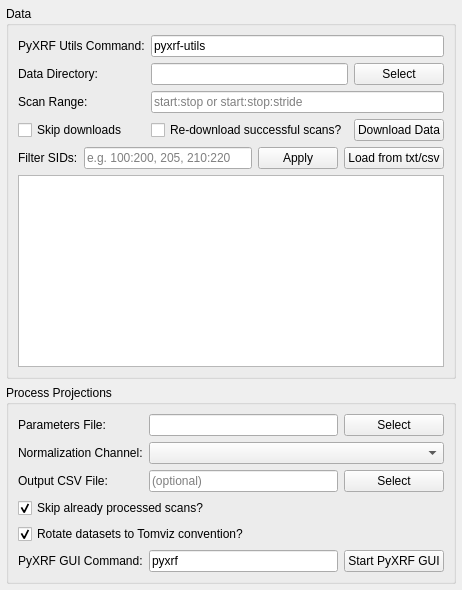
<?xml version="1.0" encoding="UTF-8"?>
<ui version="4.0">
 <class>PyXRFWidget</class>
 <widget class="QWidget" name="PyXRFWidget">
  <layout class="QVBoxLayout" name="mainLayout">
   <property name="leftMargin">
    <number>6</number>
   </property>
   <property name="topMargin">
    <number>6</number>
   </property>
   <property name="rightMargin">
    <number>6</number>
   </property>
   <property name="bottomMargin">
    <number>6</number>
   </property>

   <!-- Data Section -->
   <item>
    <widget class="QGroupBox" name="dataGroup">
     <property name="title">
      <string>Data</string>
     </property>
     <layout class="QGridLayout" name="dataGridLayout">
      <item row="0" column="0">
       <widget class="QLabel" name="commandLabel">
        <property name="text">
         <string>PyXRF Utils Command:</string>
        </property>
       </widget>
      </item>
      <item row="0" column="1" colspan="2">
       <widget class="QLineEdit" name="command">
        <property name="text">
         <string>pyxrf-utils</string>
        </property>
       </widget>
      </item>
      <item row="1" column="0">
       <widget class="QLabel" name="workingDirectoryLabel">
        <property name="text">
         <string>Data Directory:</string>
        </property>
        <property name="buddy">
         <cstring>workingDirectory</cstring>
        </property>
       </widget>
      </item>
      <item row="1" column="1">
       <widget class="QLineEdit" name="workingDirectory"/>
      </item>
      <item row="1" column="2">
       <widget class="QPushButton" name="selectWorkingDirectory">
        <property name="text">
         <string>Select</string>
        </property>
       </widget>
      </item>
      <item row="2" column="0">
       <widget class="QLabel" name="scanRangeLabel">
        <property name="text">
         <string>Scan Range:</string>
        </property>
        <property name="buddy">
         <cstring>scanRange</cstring>
        </property>
       </widget>
      </item>
      <item row="2" column="1" colspan="2">
       <widget class="QLineEdit" name="scanRange">
        <property name="placeholderText">
         <string>start:stop or start:stop:stride</string>
        </property>
       </widget>
      </item>
      <item row="3" column="0">
       <widget class="QCheckBox" name="skipDownloads">
        <property name="text">
         <string>Skip downloads</string>
        </property>
       </widget>
      </item>
      <item row="3" column="1">
       <widget class="QCheckBox" name="redownloadSuccessful">
        <property name="text">
         <string>Re-download successful scans?</string>
        </property>
       </widget>
      </item>
      <item row="3" column="2">
       <widget class="QPushButton" name="downloadData">
        <property name="text">
         <string>Download Data</string>
        </property>
       </widget>
      </item>
      <item row="4" column="0" colspan="3">
       <layout class="QHBoxLayout" name="filterLayout">
        <item>
         <widget class="QLabel" name="filterSidsLabel">
          <property name="text">
           <string>Filter SIDs:</string>
          </property>
         </widget>
        </item>
        <item>
         <widget class="QLineEdit" name="filterSidsString">
          <property name="placeholderText">
           <string>e.g. 100:200, 205, 210:220</string>
          </property>
         </widget>
        </item>
        <item>
         <widget class="QPushButton" name="applyFilter">
          <property name="text">
           <string>Apply</string>
          </property>
         </widget>
        </item>
        <item>
         <widget class="QPushButton" name="loadSidsFromTxtOrCSV">
          <property name="text">
           <string>Load from txt/csv</string>
          </property>
         </widget>
        </item>
       </layout>
      </item>
      <item row="5" column="0" colspan="3">
       <widget class="QTableWidget" name="scanTable">
        <property name="editTriggers">
         <set>QAbstractItemView::NoEditTriggers</set>
        </property>
        <property name="selectionMode">
         <enum>QAbstractItemView::NoSelection</enum>
        </property>
        <attribute name="horizontalHeaderStretchLastSection">
         <bool>true</bool>
        </attribute>
       </widget>
      </item>
     </layout>
    </widget>
   </item>

   <!-- Process Projections Section -->
   <item>
    <widget class="QGroupBox" name="processGroup">
     <property name="title">
      <string>Process Projections</string>
     </property>
     <layout class="QGridLayout" name="processGridLayout">
      <item row="0" column="0">
       <widget class="QLabel" name="parametersFileLabel">
        <property name="text">
         <string>Parameters File:</string>
        </property>
        <property name="buddy">
         <cstring>parametersFile</cstring>
        </property>
       </widget>
      </item>
      <item row="0" column="1">
       <widget class="QLineEdit" name="parametersFile"/>
      </item>
      <item row="0" column="2">
       <widget class="QPushButton" name="selectParametersFile">
        <property name="text">
         <string>Select</string>
        </property>
       </widget>
      </item>
      <item row="1" column="0">
       <widget class="QLabel" name="icNameLabel">
        <property name="text">
         <string>Normalization Channel:</string>
        </property>
        <property name="buddy">
         <cstring>icName</cstring>
        </property>
       </widget>
      </item>
      <item row="1" column="1" colspan="2">
       <widget class="QComboBox" name="icName"/>
      </item>
      <item row="2" column="0">
       <widget class="QLabel" name="csvOutputLabel">
        <property name="text">
         <string>Output CSV File:</string>
        </property>
        <property name="buddy">
         <cstring>csvOutput</cstring>
        </property>
       </widget>
      </item>
      <item row="2" column="1">
       <widget class="QLineEdit" name="csvOutput">
        <property name="placeholderText">
         <string>(optional)</string>
        </property>
       </widget>
      </item>
      <item row="2" column="2">
       <widget class="QPushButton" name="selectCsvOutput">
        <property name="text">
         <string>Select</string>
        </property>
       </widget>
      </item>
      <item row="3" column="0" colspan="3">
       <widget class="QCheckBox" name="skipProcessed">
        <property name="text">
         <string>Skip already processed scans?</string>
        </property>
        <property name="checked">
         <bool>true</bool>
        </property>
       </widget>
      </item>
      <item row="4" column="0" colspan="3">
       <widget class="QCheckBox" name="rotateDatasets">
        <property name="text">
         <string>Rotate datasets to Tomviz convention?</string>
        </property>
        <property name="checked">
         <bool>true</bool>
        </property>
       </widget>
      </item>
      <item row="5" column="0">
       <widget class="QLabel" name="pyxrfGUICommandLabel">
        <property name="text">
         <string>PyXRF GUI Command:</string>
        </property>
       </widget>
      </item>
      <item row="5" column="1">
       <widget class="QLineEdit" name="pyxrfGUICommand">
        <property name="text">
         <string>pyxrf</string>
        </property>
       </widget>
      </item>
      <item row="5" column="2">
       <widget class="QPushButton" name="startPyXRFGUI">
        <property name="text">
         <string>Start PyXRF GUI</string>
        </property>
       </widget>
      </item>
     </layout>
    </widget>
   </item>
  </layout>
 </widget>
 <resources/>
 <connections/>
</ui>
